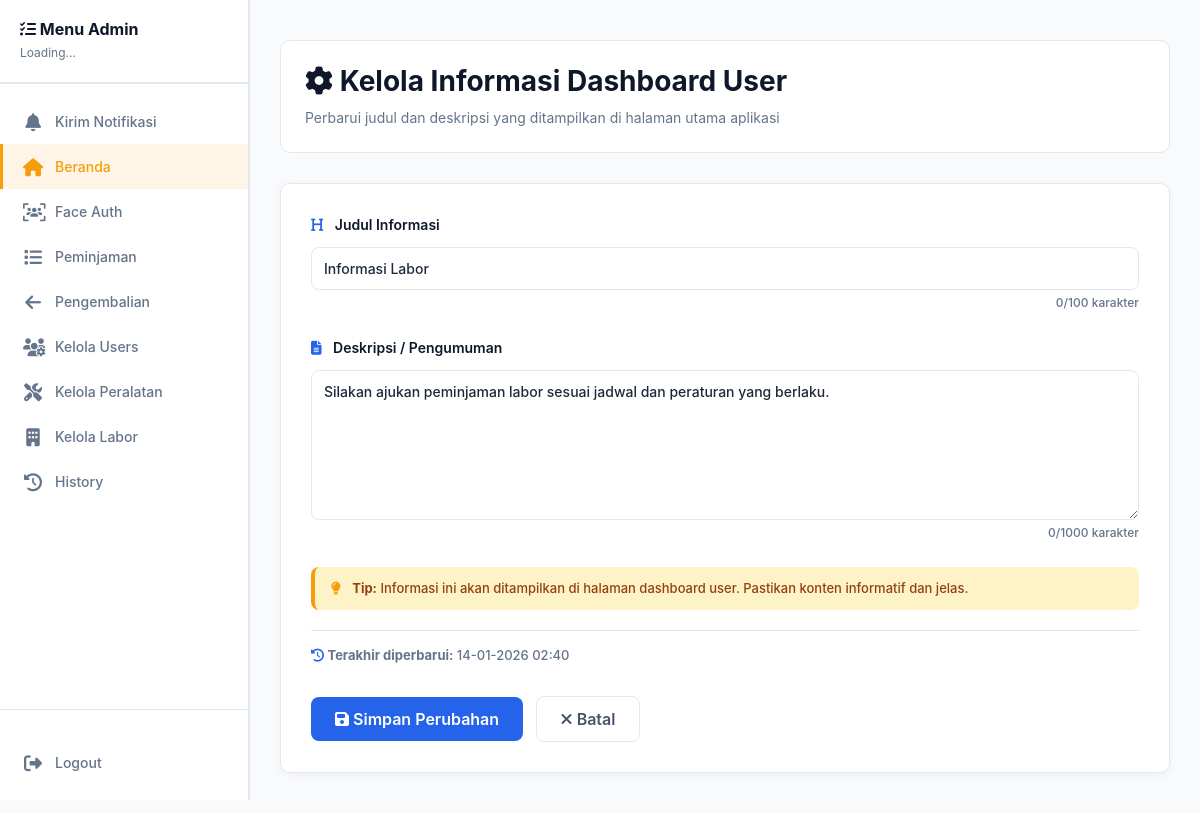
/admin/info_dashboard.php (signed in), run on the app's committed database.
### tables this page shows
CREATE TABLE `info_dashboard` (
  `id` int(11) NOT NULL,
  `judul` varchar(100) DEFAULT NULL,
  `deskripsi` text DEFAULT NULL,
  `terakhir_update` timestamp NOT NULL DEFAULT current_timestamp()
);

### admin/info_dashboard.php (the view, shortened to what this page needs)
<?php
include '../config/database.php';
$info_query = mysqli_query($conn, "SELECT * FROM info_dashboard WHERE id=1");
$info = mysqli_fetch_assoc($info_query);
?>
<!DOCTYPE html>
<html>
<head>
<link href="https://cdn.jsdelivr.net/npm/bootstrap@5.3.2/dist/css/bootstrap.min.css" rel="stylesheet">
<link rel="stylesheet" href="https://cdnjs.cloudflare.com/ajax/libs/font-awesome/6.4.0/css/all.min.css">
</head>
<body>
<?php include '../assets/admin_sidebar.php'; ?>
<div class="main-content">
  <div class="page-header">
    <h2><i class="fas fa-cog"></i> Kelola Informasi Dashboard User</h2>
    <p>Perbarui judul dan deskripsi yang ditampilkan di halaman utama aplikasi</p>
  </div>
  <div class="form-container">
    <form method="post">
      <div class="form-group">
        <label for="judul" class="form-label">
          <i class="fas fa-heading"></i> Judul Informasi
        </label>
        <input
          type="text"
          class="form-control"
          id="judul"
          name="judul"
          placeholder="Masukkan judul informasi..."
          value="<?php echo htmlspecialchars($info['judul'] ?? ''); ?>"
          required
          maxlength="100"
        >
        <div class="char-count"><span id="judul-count">0</span>/100 karakter</div>
      </div>
      <div class="form-group">
        <label for="deskripsi" class="form-label">
          <i class="fas fa-file-alt"></i> Deskripsi / Pengumuman
        </label>
        <textarea
          class="form-control"
          id="deskripsi"
          name="deskripsi"
          placeholder="Masukkan deskripsi atau pengumuman penting..."
          required
          maxlength="1000"
        ><?php echo htmlspecialchars($info['deskripsi'] ?? ''); ?></textarea>
        <div class="char-count"><span id="deskripsi-count">0</span>/1000 karakter</div>
      </div>
      <div class="info-box">
        <i class="fas fa-lightbulb"></i>
        <strong>Tip:</strong> Informasi ini akan ditampilkan di halaman dashboard user. Pastikan konten informatif dan jelas.
      </div>
      <?php if(!empty($info['terakhir_update'])): ?>
        <div class="last-update">
          <i class="fas fa-history"></i>
          <strong>Terakhir diperbarui:</strong> <?php echo date('d-m-Y H:i', strtotime($info['terakhir_update'])); ?>
        </div>
      <?php endif; ?>
      <div style="margin-top: 30px;">
        <button type="submit" class="btn btn-save" name="simpan">
          <i class="fas fa-save"></i> Simpan Perubahan
        </button>
        <a href="dashboard.php" class="btn btn-outline-secondary ms-2">
          <i class="fas fa-times"></i> Batal
        </a>
      </div>
    </form>
  </div>
</div>
</body>
</html>

### admin/info_dashboard.php (style rules this page uses)
* { margin: 0; padding: 0; box-sizing: border-box; }
body { font-family: -apple-system, BlinkMacSystemFont, 'Segoe UI', Roboto, 'Helvetica Neue', Arial, sans-serif; background-color: #f8fafc; color: #1e293b; }
.main-content { margin-left: 250px; padding: 40px 30px; min-height: 100vh; }
.page-header { background: #ffffff; color: #0f172a; border-radius: 10px; padding: 24px; margin-bottom: 30px; border: 1px solid #e2e8f0; transition: all 0.3s cubic-bezier(0.25, 0.46, 0.45, 0.94); animation: slideInDown 0.5s ease-out; }
.page-header h2 { font-weight: 700; margin-bottom: 8px; font-size: 28px; color: #0f172a; }
.page-header p { margin-bottom: 0; font-size: 14px; color: #64748b; }
.form-container { background: #ffffff; border-radius: 10px; padding: 30px; margin-bottom: 30px; border: 1px solid #e2e8f0; animation: slideInUp 0.6s ease-out 0.2s both; box-shadow: 0 2px 8px rgba(0,0,0,0.05); }
.form-group { margin-bottom: 25px; }
.form-label { color: #0f172a; font-weight: 600; margin-bottom: 12px; display: block; font-size: 14px; }
.form-label i { margin-right: 8px; color: #2563eb; }
.form-control { border: 1px solid #e2e8f0; border-radius: 8px; padding: 10px 12px; background: #ffffff; font-weight: 500; transition: border-color 0.2s, box-shadow 0.2s; font-size: 14px; color: #1e293b; }
.form-control::placeholder { color: #94a3b8; }
textarea.form-control { resize: vertical; min-height: 150px; font-family: -apple-system, BlinkMacSystemFont, 'Segoe UI', Roboto, 'Helvetica Neue', Arial, sans-serif; }
.btn-save { background-color: #2563eb; border: none; color: white; font-weight: 600; padding: 10px 24px; border-radius: 8px; transition: all 0.2s; }
.btn-outline-secondary { background: transparent; border: 1px solid #e2e8f0; color: #475569; font-weight: 600; padding: 10px 24px; border-radius: 8px; transition: all 0.2s; }
.info-box { background: #fef3c7; border-left: 4px solid #f59e0b; border-radius: 8px; padding: 12px 16px; margin-top: 20px; color: #92400e; font-size: 13px; font-weight: 500; }
.info-box i { color: #f59e0b; margin-right: 8px; }
.char-count { color: #64748b; font-size: 12px; margin-top: 4px; text-align: right; font-weight: 500; }
.last-update { color: #64748b; font-size: 13px; margin-top: 20px; padding-top: 15px; border-top: 1px solid #e2e8f0; font-weight: 500; }
.last-update i { color: #2563eb; }

### assets/admin_sidebar.php (style rules this page uses)
:root { --primary: #f59e0b; --primary-light: #fbbf24; --primary-dark: #d97706; --secondary: #fb923c; --bg-primary: #ffffff; --bg-secondary: #f8fafc; --bg-tertiary: #fef3c7; --text-primary: #0f172a; --text-secondary: #64748b; --border-color: #e0e0e0; --border-light: #e2e8f0; --hover-bg: #f9f9f9; --success: #22c55e; --danger: #ef4444; --shadow: 0 4px 15px rgba(0,0,0,0.1); }
* { box-sizing: border-box; }
body { overflow-x: hidden; margin: 0; padding: 0; }
.main-content { margin-left: 250px; transition: margin-left 0.3s ease; width: calc(100% - 250px); }

### data on the page
info_dashboard: judul "Informasi Labor", deskripsi "Silakan ajukan peminjaman labor sesuai jadwal dan peraturan yang berlaku.", terakhir_update "14-01-2026 02:40"

### other printed values
$item['label'] "Kirim Notifikasi"
$item['label'] "Beranda"
$item['label'] "Face Auth"
$item['label'] "Peminjaman"
$item['label'] "Pengembalian"
$item['label'] "Kelola Users"
$item['label'] "Kelola Peralatan"
$item['label'] "Kelola Labor"
$item['label'] "History"
